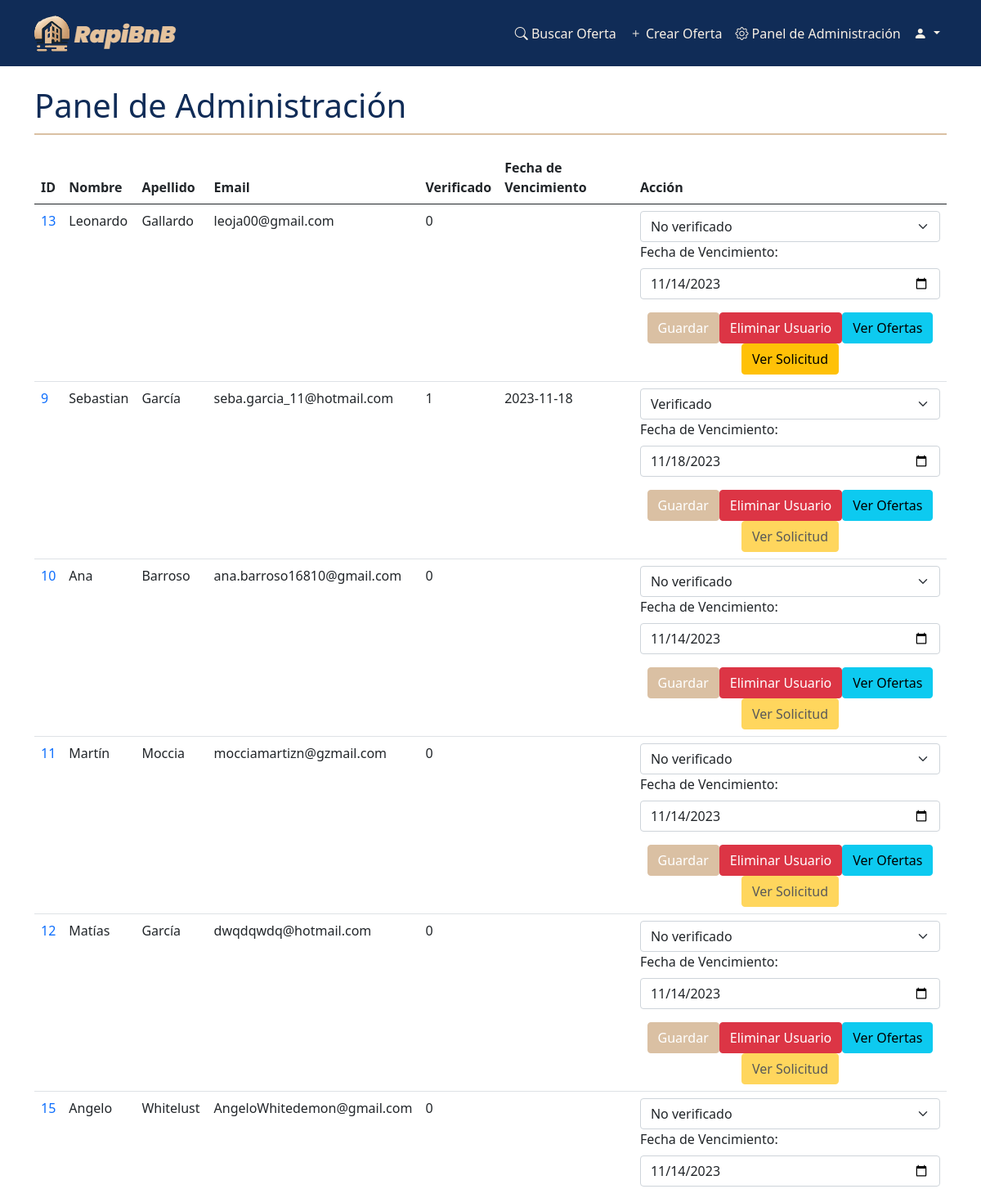
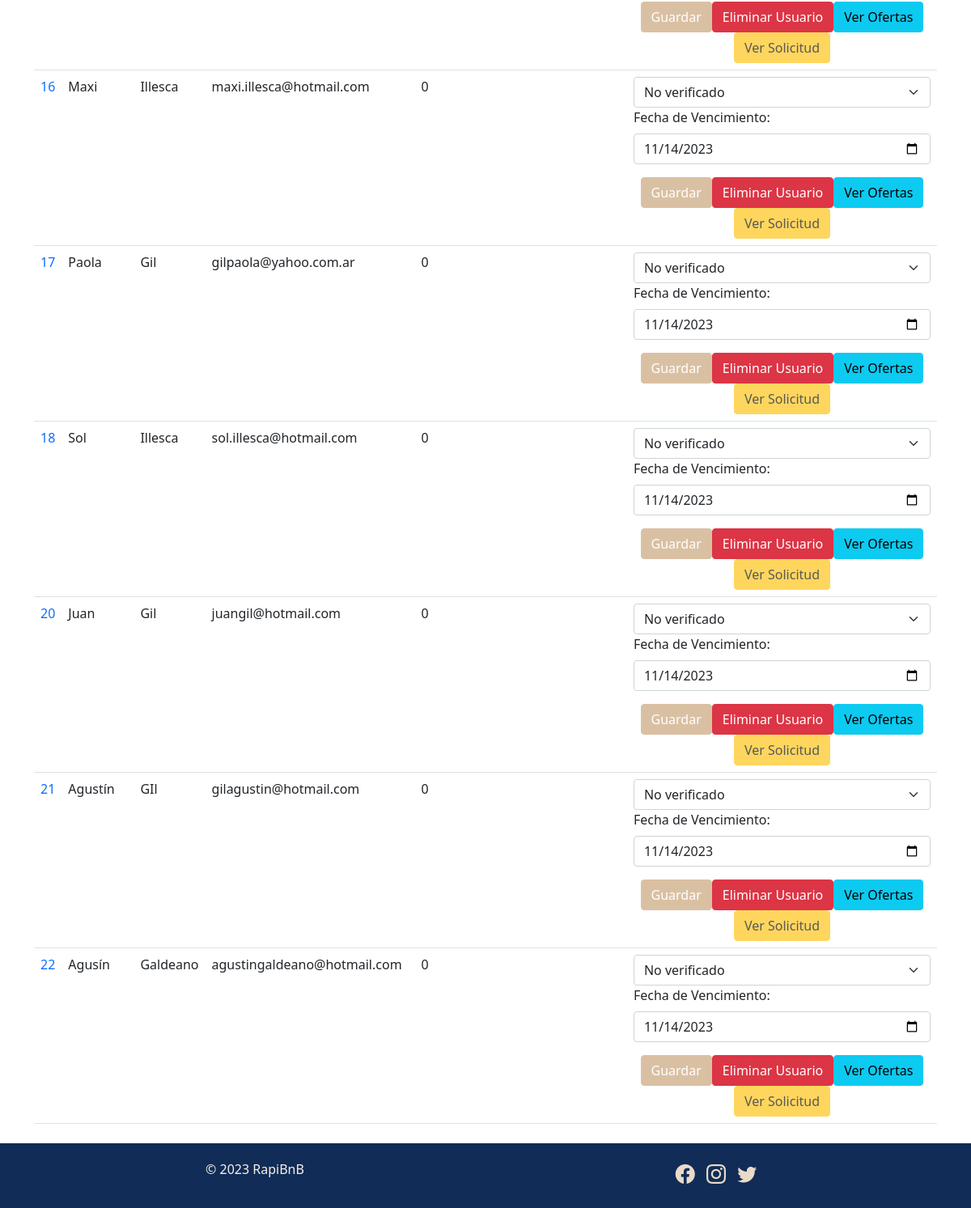
The app's page /admin_panel.php (signed in) with its own data (2 pictures, top to bottom).
### tables this page shows
CREATE TABLE `usuarios` (
  `id` int(11) NOT NULL,
  `nombre` varchar(255) NOT NULL,
  `apellido` varchar(255) NOT NULL,
  `email` varchar(255) NOT NULL,
  `contraseña` varchar(255) NOT NULL,
  `intereses` text DEFAULT NULL,
  `foto_perfil` varchar(255) DEFAULT NULL,
  `verificado` tinyint(1) DEFAULT 0,
  `fecha_verificacion` date DEFAULT NULL,
  `bio` text DEFAULT NULL,
  `admin` tinyint(1) DEFAULT 0
);

### admin_panel.php (the view, shortened to what this page needs)
<?php
include('config.php');
$query = "SELECT u.id, u.nombre, u.apellido, u.email, u.verificado, u.fecha_verificacion,
          CASE WHEN v.usuario_id IS NOT NULL THEN 1 ELSE 0 END AS tiene_solicitud
          FROM usuarios u
          LEFT JOIN verificaciones v ON u.id = v.usuario_id
          ORDER BY tiene_solicitud DESC, u.id ASC";
$result = mysqli_query($conexion, $query);
$fecha_manana = date("Y-m-d", strtotime("+1 day"));
?>
<!DOCTYPE html>
<html>
<head>
    <link rel="stylesheet" href="https://cdn.jsdelivr.net/npm/bootstrap@5.0.0/dist/css/bootstrap.min.css">
</head>
<body>
    <?php include('header.php'); ?>
    <div class="container mt-4">
        <h1>Panel de Administración</h1>
        <table class="table">
            <thead>
                <tr>
                    <th>ID</th>
                    <th>Nombre</th>
                    <th>Apellido</th>
                    <th>Email</th>
                    <th>Verificado</th>
                    <th>Fecha de Vencimiento</th>
                    <th>Acción</th>
                </tr>
            </thead>
            <tbody>
                <?php
                while ($row = mysqli_fetch_assoc($result)) {
                    echo "<tr>";
                    echo "<td><a href='perfil.php?id={$row['id']}'>{$row['id']}</a></td>";
                    echo "<td>{$row['nombre']}</td>";
                    echo "<td>{$row['apellido']}</td>";
                    echo "<td>{$row['email']}</td>";
                    echo "<td>{$row['verificado']}</td>";
                    echo "<td>{$row['fecha_verificacion']}</td>";
                    echo "<td>";
                    echo '<form method="post">';
                    echo '<select name="verificado" class="form-select">';
                    echo '<option value="0" ' . ($row['verificado'] == 0 ? 'selected' : '') . '>No verificado</option>';
                    echo '<option value="1" ' . ($row['verificado'] == 1 ? 'selected' : '') . '>Verificado</option>';
                    echo '</select>';
                    echo '<div class="mb-3">';
                    echo '<label for="fecha_verificacion" class="form-label">Fecha de Vencimiento:</label>';
                    echo '<input type="date" class="form-control" name="fecha_verificacion" value="' . (empty($row['fecha_verificacion']) ? $fecha_manana : $row['fecha_verificacion']) . '" min="' . $fecha_manana . '">';
                    echo '</div>';
                    echo '<div class="text-center">';
                    echo '<button type="submit" class="btn btn-primary">Guardar</button>';
                    echo '</form>';
                    echo '<button type="button" class="btn btn-danger" data-bs-toggle="modal" data-bs-target="#deleteModal" data-userid="' . $row['id'] . '">Eliminar Usuario</button>';
                    echo '<a href="ver_ofertas.php?user_id=' . $row['id'] . '" class="btn btn-info">Ver Ofertas</a>';
					$query_verificacion = "SELECT * FROM verificaciones WHERE usuario_id = " . $row['id'];
					$result_verificacion = mysqli_query($conexion, $query_verificacion);
					if (mysqli_num_rows($result_verificacion) > 0) {
						echo '<a href="ver_solicitud.php?usuario_id=' . $row['id'] . '" class="btn btn-warning">Ver Solicitud</a>';
					} else {
						echo '<a href="#" class="btn btn-warning disabled">Ver Solicitud</a>';
					}
                    echo '</div>';
                    echo "</td>";
                    echo "</tr>";
                }
                ?>
    <?php include('footer.php'); ?>
</body>
</html>

### header.php (shortened to what this page needs)
<!DOCTYPE html>
<html>
<head>
    <link rel="stylesheet" href="https://cdn.jsdelivr.net/npm/bootstrap@5.0.0/dist/css/bootstrap.min.css">
    <link href="https://cdn.jsdelivr.net/npm/bootstrap-icons@1.5.0/font/bootstrap-icons.css" rel="stylesheet">
</head>
<body>
    <header>
        <nav class="navbar navbar-expand-lg">
            <div class="container">
                <a class="navbar-brand" href="index.php"><img class="navbar-brand" src="logo.png" href="index.php"></a>
                <div class="collapse navbar-collapse" id="navbarNav">
                    <ul class="navbar-nav">
                        <li class="nav-item">
                            <a class="nav-link" href="buscador.php">
                                <i class="bi bi-search"></i> Buscar Oferta
                            </a>
                        </li>
                        <?php
                        if (isset($_SESSION["id"])) {
                            echo '<li class="nav-item"><a class="nav-link" href="crear_oferta.php"><i class="bi bi-plus"></i> Crear Oferta</a></li>';
                        }
                        ?>
                    </ul>
                    <ul class="navbar-nav ml-auto">
                        <?php
                        if (isset($_SESSION['admin']) && $_SESSION['admin'] == 1) {
                            echo '<li class="nav-item"><a class="nav-link" href="admin_panel.php"><i class="bi bi-gear"></i> Panel de Administración</a></li>';
                        }
                        if (isset($_SESSION["id"])) {
                            ?>
                            <li class="nav-item dropdown">
                                <a class="nav-link dropdown-toggle" href="#" id="navbarDropdown" role="button" data-bs-toggle="dropdown" aria-haspopup="true" aria-expanded="false">
                                    <i class="bi bi-person-fill"></i>
                                </a>
                            </li>
                        <?php
                        } else {
                            echo '<li class="nav-item"><a class="nav-link" href="login.php"><i class="bi bi-door-open"></i> Iniciar sesión</a></li>';
                            echo '<li class="nav-item"><a class="nav-link" href="registro.php"><i class="bi bi-person-plus"></i> Registrarse</a></li>';
                        }
                        ?>
                    </ul>
                </div>
            </div>
        </nav>
    </header>
</body>
</html>

### footer.php (shortened to what this page needs)
<footer class="mt-4" style="background-color: #102C57; padding: 20px 0;">
    <div class="container">
        <div class="row">
            <div class="col-md-6 text-center text-md-left mb-3 mb-md-0">
                <p style="color: #F8F0E5;">&copy; <?php echo date("Y"); ?> RapiBnB</p>
            </div>
            <div class="col-md-6 text-center text-md-right">
                <a href="#" style="color: #EADBC8; margin-right: 10px;"><i class="bi bi-facebook" style="font-size: 24px;"></i></a>
                <a href="#" style="color: #EADBC8; margin-right: 10px;"><i class="bi bi-instagram" style="font-size: 24px;"></i></a>
                <a href="#" style="color: #EADBC8;"><i class="bi bi-twitter" style="font-size: 24px;"></i></a>
            </div>
        </div>
    </div>
</footer>
<body>
</body>

### admin_panel.php (style rules this page uses)
.container { max-width: 600px; margin: 0 auto; }
.container h1 { border-bottom: 2px solid #DAC0A3; padding-bottom: 10px; margin-bottom: 20px; color: #102C57; }
.btn.btn-primary { background-color: #DAC0A3; border-color: #DAC0A3; }
a { text-decoration: none !important; }

### header.php (style rules this page uses)
.navbar { background-color: #102C57; }
.navbar-brand, .nav-link { color: #F8F0E5; }

### records on screen
usuarios: id "13", nombre "Leonardo", apellido "Gallardo", email "leoja00@gmail.com", verificado "0", verificado "No verificado"
usuarios: id "9", nombre "Sebastian", apellido "García", email "seba.garcia_11@hotmail.com", verificado "1", fecha_verificacion "2023-11-18", verificado "Verificado", fecha_verificacion "11/18/2023", shows "Ver Solicitud"
usuarios: id "10", nombre "Ana", apellido "Barroso", email "ana.barroso16810@gmail.com", verificado "0", verificado "No verificado", shows "Ver Solicitud"
usuarios: id "11", nombre "Martín", apellido "Moccia", email "mocciamartizn@gzmail.com", verificado "0", verificado "No verificado", shows "Ver Solicitud"
usuarios: id "12", nombre "Matías", apellido "García", email "dwqdqwdq@hotmail.com", verificado "0", verificado "No verificado", shows "Ver Solicitud"
usuarios: id "15", nombre "Angelo", apellido "Whitelust", email "AngeloWhitedemon@gmail.com", verificado "0", verificado "No verificado", shows "Ver Solicitud"
usuarios: id "16", nombre "Maxi", apellido "Illesca", email "maxi.illesca@hotmail.com", verificado "0", verificado "No verificado", shows "Ver Solicitud"
usuarios: id "17", nombre "Paola", apellido "Gil", email "gilpaola@yahoo.com.ar", verificado "0", verificado "No verificado", shows "Ver Solicitud"
usuarios: id "18", nombre "Sol", apellido "Illesca", email "sol.illesca@hotmail.com", verificado "0", verificado "No verificado", shows "Ver Solicitud"
usuarios: id "20", nombre "Juan", apellido "Gil", email "juangil@hotmail.com", verificado "0", verificado "No verificado", shows "Ver Solicitud"
usuarios: id "21", nombre "Agustín", apellido "GIl", email "gilagustin@hotmail.com", verificado "0", verificado "No verificado", shows "Ver Solicitud"
usuarios: id "22", nombre "Agusín", apellido "Galdeano", email "agustingaldeano@hotmail.com", verificado "0", verificado "No verificado", shows "Ver Solicitud"
